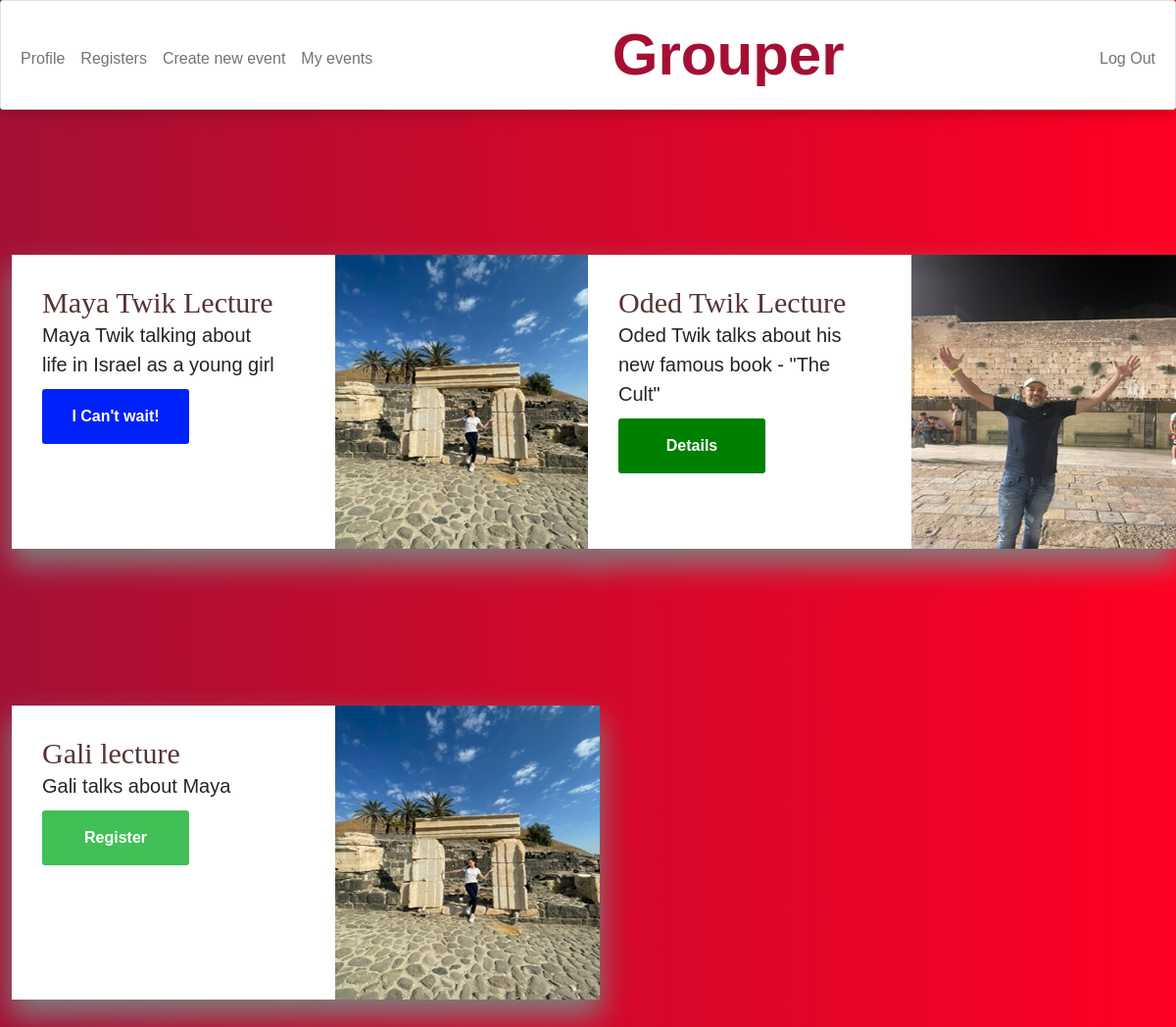
/ (signed in), run on the app's committed database.
### tables this page shows
CREATE TABLE events (id INTEGER PRIMARY KEY AUTOINCREMENT NOT NULL, title TEXT NOT NULL, date NUMERIC NOT NULL, details TEXT NOT NULL, location TEXT NOT NULL, people_number INTEGER, price INTEGER, another TEXT, hour NUMERIC NOT NULL, file TEXT, passport INTEGER);

### app.py (the view)
@app.route("/", methods=["GET", "POST"])
@login_required
def index():
    if request.method == "POST":
        id_event = request.form.get("event_id")
        event = db.execute("SELECT * FROM events WHERE id = ?", id_event)
        id_person = db.execute("SELECT id FROM users WHERE passport = ?", int(session.get("passport")))[0]["id"]
        registers = db.execute("SELECT id_person FROM registers WHERE id_event = ?", id_event)
        print(registers)
        for register in registers:
            if register["id_person"] ==  id_person:
                return apology("I'm sorry, you have already registered to that event! see you there!")
        if event[0]["people_number"]:
            limit = event[0]["people_number"]
            amount = db.execute("SELECT COUNT(*) FROM registers JOIN events ON events.id = registers.id_event WHERE id = ?", id_event)[0]["COUNT(*)"]
            if int(limit) == int(amount):
                return apology("all the places are taken! sorry! :(")
        db.execute("INSERT INTO registers (id_person, id_event) VALUES (?,?)", id_person, id_event)
        return redirect('/')
    else:
        registers = []
        id_person = db.execute("SELECT id FROM users WHERE passport = ?", int(session.get("passport")))[0]["id"]
        registers_fake = db.execute("SELECT id_event FROM registers WHERE id_person = ?", id_person)
        for register in registers_fake:
            registers.append(str(register["id_event"]))
        events = db.execute("SELECT * FROM events")
        passport = session.get("passport")
        return render_template("homepage.html", events=events, registers=registers, passport=passport)

### app.py (called while the page is built)
@app.after_request
def after_request(response):
    response.headers["Cache-Control"] = "no-cache, no-store, must-revalidate"
    response.headers["Expires"] = 0
    response.headers["Pragma"] = "no-cache"
    return response

### helpers.py (called while the page is built)
def login_required(f):
    @wraps(f)
    def decorated_function(*args, **kwargs):
        if session.get("passport") is None:
            return redirect("/login")
        return f(*args, **kwargs)
    return decorated_function

### templates/homepage.html (shortened to what this page needs)
{% extends "layout.html" %}
{% block main %}
<link rel="stylesheet" href="https://cdnjs.cloudflare.com/ajax/libs/font-awesome/4.7.0/css/font-awesome.min.css">
<div class="row row-cols-0 row-cols-md-2 g-0">
  {% for event in events %}
  <div class="col">
<div id="container">
	<div class="product-details">
	<div class="card-body">
      <h1>{{ event.title }}</h1>
          <p class="information">{{ event.details }}</p>
    {% set event_id = event.id | string() %}
          {% if event.passport != passport %}
          <form action="/" method="post">
          {% if event_id in registers %}
            <button type="button" style="background-color:rgb(0, 33, 249);">I Can't wait!</button>
          {% else %}
            <button type="submit">
              <span class="buy">Register</button>
          {% endif %}
        </form>
        {% else %}
        <form action="/creator" method="post">
        <button type="submit" style="background-color: green;"">
          <span class="buy">Details</button>
        </form>
      {% endif %}
    </div>
</div>
<div class="product-image">
	<img src="static/images/{{ event.file }}" alt="...">
</div>
</div>
  </div>
  {% endfor %}
</div>
{% endblock %}

### static/styles.css (style rules this page uses)
.card-body { display: flex; flex-direction: column; }
button { --width: 150px; --timing: 2s; border: 0; width: var(--width); padding-block: 1em; color: #fff; font-weight: bold; font-size: 1em; background: rgb(64, 192, 87); transition: all 0.2s; border-radius: 3px; border-top: 0px; }
body { background: white; background-image: linear-gradient( to right, #A41034, rgb(255, 0, 34)); background-attachment: fixed; background-size: cover; }
#container { box-shadow: 0 15px 30px 1px grey; background: rgb(255, 255, 255); text-align: center; border-radius: 5px; margin: 5em auto; height: 300px; width: 600px; }
.product-details { position: relative; text-align: left; overflow-y: scroll; background-color: white; padding: 15px; height: 100%; float: left; width: 50%; }
#container .product-details h1 { font-family: 'Bebas Neue', cursive; display: inline-block; position: relative; font-size: 30px; color: #553434; margin: 0; }
#container .product-details h1:before { position: absolute; content: ''; right: 0%; top: 0%; transform: translate(25px, -15px); font-family: italic 1.2em "Fira Sans", serif; display: inline-block; background: white; border-radius: 5px; font-size: 14px; padding: 5px; color: white; margin: 0; animation: chan-sh 6s ease infinite; }
.product-image { transition: all 0.3s ease-out; display: inline-block; position: relative; overflow: hidden; height: 100%; float: right; width: 45%; display: inline-block; }
#container img { width: 100%;height: 100%; }
p { font-size: 20px; margin: 0 0 10px; }
* { box-sizing: border-box; -webkit-box-sizing: border-box; -moz-box-sizing: border-box; }
body { font-family: Helvetica; -webkit-font-smoothing: antialiased; }

### data on the page
events: title "Maya Twik Lecture", details "Maya Twik talking about life in Israel as a young girl", shows "I Can't wait!", file (picture)
events: title "Oded Twik Lecture", details "Oded Twik talks about his new famous book - \"The Cult\"", file (picture)
events: title "Gali lecture", details "Gali talks about Maya", shows "Register", file (picture)
